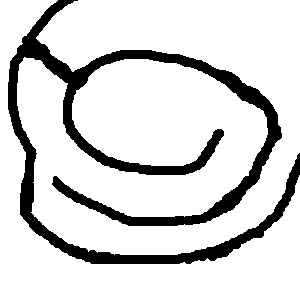
#> input picture map3.png, 300 x 300 px
$ python continous_alogrithm_reconstruct_.py
#> lines starting #> are read from the running program, lines starting #| are printed output that depends on the picture; after the words box and inside, x2 and y2 are one past the last pixel; in counts of white or black regions, pixels touching at a corner belong together
#> further down, terrain_image is the input picture: shape (300, 300, 3); 84.1% white; 1 black region, box (x1, y1, x2, y2) and area: (8, 0, 300, 264) 14280
import numpy as np
import math
import matplotlib.pyplot as plt
import random
import cv2
import threading
from matplotlib.animation import FuncAnimation
import time
from motion_roadmap import MotionRoadmap
import motion_planning_toolbox as mpt
import datetime
import os

class ant:
    def __init__(self,
                 start_x=150,
                 start_y=150,
                 start_angle=0,
                 target_x=250,
                 target_y=250,
                 step_length=3,
                 step_length_min=3,
                 sense_radius=9,
                 random_angle_range=5,
                 end_threshold=5,
                 map_size=[300,300],
                 obstacle_map=None,
                 ):
        self.current_pos_x=start_x
        self.current_pos_y=start_y
        self.facing_angle=start_angle
        self.arrive_ending=False
        self.path=np.array([[start_x,start_y]])
        self.path_length=0

        self.start_x=start_x
        self.start_y=start_y
        self.start_angle=start_angle
        self.target=[target_x,target_y]
        self.map_size_x=map_size[0]
        self.map_size_y=map_size[1]
        if obstacle_map is None:
            self.obstacle_map=np.zeros(map_size)
        else:
            self.obstacle_map=obstacle_map

        self.step_length=step_length
        self.step_length_min=step_length_min
        self.sense_radius=sense_radius
        self.random_angle_range=random_angle_range
        self.end_threshold=end_threshold

    def judgeDirection(self,
                       InfoDensityMap,
                       angleMap):
        #从前方区域中找信息素浓度较高的地方前进
        x=self.current_pos_x
        y=self.current_pos_y
        current_angle=self.facing_angle
        map_size_x=InfoDensityMap.shape[0]
        map_size_y=InfoDensityMap.shape[1]

        sense_radius=self.sense_radius#信息素搜集半径
        #备选方向
        left_angle=60
        right_angle=-60
        random_angle_range=self.random_angle_range#角度随机范围:+r~-r
        left_info_density=0
        mid_info_density=0
        right_info_density=0

        x_down=max(math.ceil(x-sense_radius),0)
        x_up=min(math.floor(x+sense_radius),map_size_x)
        y_down=max(math.ceil(y-sense_radius),0)
        y_up=min(math.floor(y+sense_radius),map_size_y)
        search_range_map=InfoDensityMap[x_down:x_up,y_down:y_up]
        if (np.max(search_range_map)==0):
            #如果周围没有信息素，就按原方向走
            max_info_density_angle=current_angle
        else:
            max_info_density_angle=get_max_infoDensity_angle(InfoDensityMap,
                                                             round(x),
                                                             round(y),
                                                             radius=sense_radius)

            # [42 lines of commented-out code are left out]
            reference_radius=3
            x_down=max(math.ceil(x-reference_radius),0)
            x_up=min(math.floor(x+reference_radius),map_size_x)
            y_down=max(math.ceil(y-reference_radius),0)
            y_up=min(math.floor(y+reference_radius),map_size_y)
            reference_angle_map=angleMap[x_down:x_up+1,y_down:y_up+1]
            mask=reference_angle_map>0
            data=reference_angle_map[mask]

            if not len(data)==0:
                #求均值时排除差特别多的点
                # 计算数据集平均值和标准差
                data_mean = np.mean(data)
                data_std = np.std(data)
                # 计算每个数据点的 Z-Score
                z_scores = (data - data_mean) / data_std
                # 找到大于 3 或者小于 -3 的数据点
                outliers = np.where(np.abs(z_scores) > 2)
                # 移除离群点，重新计算平均值
                data_cleaned = np.delete(data, outliers)
                mean_cleaned = np.mean(data_cleaned)
                reference_angle=mean_cleaned

                # #debug:显示当前search_map
                # # image=cv2.resize(cv2.transpose(np.flip(reference_angle_map,1)),(280,280),cv2.INTER_BITS)
                # # for i in range(image.shape[1]):
                # #     for j in range(image.shape[0]):
                # #         if (i%40==0)or(j%40==0):
                # #             image[j, i] = np.max(image)
                # # cv2.imshow('123',image)

                #只考虑站的位置上的参考方向
                # reference_angle=data[0]

                tolerence_angle=30
                delta=abs(max_info_density_angle-reference_angle)-180
                if abs(delta)<tolerence_angle:
                    max_info_density_angle=max_info_density_angle-180
                    if max_info_density_angle<0:max_info_density_angle+=360
        #随机角度
        random_angle=random.random()*random_angle_range*2-random_angle_range
        #终点的方向
        endpoint_angle=math.atan2(self.target[1]-y,self.target[0]-x)*180/math.pi

        #在原来方向、最大信息素方向、终点方向中选一个
        prob=random.random()
        #终点距离和概率有关，大于临界值都设1%，小于临界值线性增大
        target_dist=math.sqrt((self.target[1]-y)**2+(self.target[0]-x)**2)
        prob_threshold=30
        if target_dist>prob_threshold:
            target_prob=0.01
        else:
            target_prob=1-target_dist/prob_threshold*0.99

        if prob<target_prob:
            next_facing_angle=endpoint_angle
        else:
            # [8 lines of commented-out code are left out]
            delta=max_info_density_angle-current_angle
            if delta>180:delta-=360
            if delta<-180:delta+=360
            next_facing_angle=current_angle+delta/15

        next_facing_angle+=random_angle

        #整定到0~360度之间
        next_facing_angle=math.fmod(next_facing_angle,360)
        self.facing_angle=next_facing_angle

    def walk(self):
        min_step=self.step_length_min
        max_step=self.step_length
        step_length=random.random()*(max_step-min_step)+min_step
        #前进一步
        x=self.current_pos_x
        y=self.current_pos_y
        angle=self.facing_angle

        next_pos_x=x+step_length*math.cos(angle/180*math.pi)
        next_pos_y=y+step_length*math.sin(angle/180*math.pi)
        self.facing_angle=angle
        #地图边界处理，碰撞检测
        if(self.obstacleDetection(x=next_pos_x,y=next_pos_y)):
            #如果碰撞，还要更改一次方向
            next_pos_x=x+step_length*math.cos(self.facing_angle/180*math.pi)
            next_pos_y=y+step_length*math.sin(self.facing_angle/180*math.pi)
            if(self.obstacleDetection(x=next_pos_x,y=next_pos_y)):
                #反弹一次还是有碰撞，直接重置
                self.reset()
                return

        self.current_pos_x=next_pos_x
        self.current_pos_y=next_pos_y

        self.path=np.concatenate((self.path,[[next_pos_x,next_pos_y]]))
        self.path_length+=step_length

    def isEnd(self):
        x=self.current_pos_x
        y=self.current_pos_y
        tx=self.target[0]
        ty=self.target[1]
        dist=math.sqrt((x-tx)**2+(y-ty)**2)
        if (dist<self.end_threshold):
            #把最后一个点放到path中
            self.path=np.concatenate((self.path,[[tx,ty]]))
            return True
        else:return False

    def obstacleDetection(self,
                          x,
                          y):
        #地图边界处理
        map_size_x=self.map_size_x
        map_size_y=self.map_size_y

        obstacle_flag=False
        if(round(x)<0)or(round(x)>=map_size_x):
            self.facing_angle=180-self.facing_angle
            obstacle_flag=True
        if(round(y)<0)or(round(y)>=map_size_y):
            self.facing_angle=-self.facing_angle
            obstacle_flag=True
        if obstacle_flag:
            self.facing_angle=math.fmod(self.facing_angle,360)
            return True

        #障碍检测

        #策略2：找障碍法向，沿墙壁法向翻转
        if self.obstacle_map[round(x)][round(y)]>0:
            #先找行进方向和墙壁边线的交点
            current_x=self.current_pos_x
            current_y=self.current_pos_y
            next_x=x
            next_y=y
            angle=self.facing_angle

            surface_x=x
            surface_y=y
            for step_length in np.arange(0,self.step_length,0.5) :
                surface_x=round(current_x+step_length*math.cos(angle/180*math.pi))
                surface_y=round(current_y+step_length*math.sin(angle/180*math.pi))
                if self.obstacle_map[surface_x][surface_y]>0:
                    break

            calculate_radius=3
            x_down=max(math.ceil(surface_x-calculate_radius),0)
            x_up=min(math.floor(surface_x+calculate_radius),map_size_x)
            y_down=max(math.ceil(surface_y-calculate_radius),0)
            y_up=min(math.floor(surface_y+calculate_radius),map_size_y)
            #计算得到交点后，截取交点附近的墙壁，作边缘检测算子
            calculate_map=self.obstacle_map[x_down:x_up,y_down:y_up]

            #注意用cv2的函数前x,y转置
            calculate_map=cv2.transpose(calculate_map)

            # cv2.imshow("456",cv2.resize(calculate_map*255,(300,300)))
            canny=cv2.Canny(calculate_map,0.5,0.5)
            # cv2.imshow("123",cv2.resize(canny,(300,300)))

            #二值化得到边线的点
            thresh_img = cv2.threshold(canny, 0, 255, cv2.THRESH_BINARY + cv2.THRESH_OTSU)[1]
            # cv2.imshow("789",cv2.resize(thresh_img,(300,300)))
            points = np.column_stack(np.where(thresh_img.transpose() > 0))
            if(points.shape[0]==0):
                #没检测到边线的点
                return False
            vx, vy, x, y = cv2.fitLine(points, cv2.DIST_L2, 0, 0.1, 0.1)
            edge_angle=math.atan2(vy,vx)*180/math.pi
            # normal_angle=edge_angle+90
            #沿法线方向翻转
            #确认法线方向没有反
            # if(abs(normal_angle-angle)<90)
            self.facing_angle=2*edge_angle-self.facing_angle
            self.facing_angle=math.fmod(self.facing_angle,360)
            return True

        #策略3：往随机方向转，直到不碰撞
        if (self.obstacle_map[round(x)][round(y)]>0):
            while(True):
                self.facing_angle=random.random()*360
                x=self.current_pos_x+self.step_length*math.cos(self.facing_angle/180*math.pi)
                y=self.current_pos_y+self.step_length*math.sin(self.facing_angle/180*math.pi)
                if(round(x)<0)or(round(x)>=map_size_x):
                    continue
                if(round(y)<0)or(round(y)>=map_size_y):
                    continue
                if (self.obstacle_map[round(x)][round(y)]==0):
                    break
            return True

        return False

    # [7 lines left out: function reset, not called in this run]

class continous_ant_alogrithm:
    def __init__(self,
                 terrain_image,
                 target_x,
                 target_y,
                 start_x,
                 start_y,
                 ant_limit=100,
                 history_max_length=10,
                 update_cycle=50,
                 RRT_initialize=False,
                 ):
        #图片坐标和逻辑坐标对应关系
        #首先opencv是先y坐标后x坐标，所以转置一下
#> called with target_x = 250, target_y = 250, start_x = 150, start_y = 150, ant_limit = 500, history_max_length = 15, update_cycle = 100, RRT_initialize = False
        self.terrainMap=cv2.transpose(terrain_image)
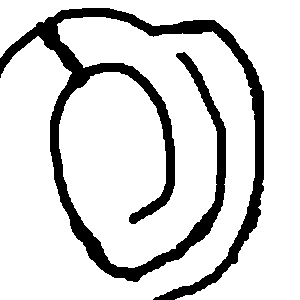
#> self.terrainMap: shape (300, 300, 3); 84.1% white; 1 black region, box (x1, y1, x2, y2) and area: (0, 8, 264, 300) 14280
        self.map_size_x=self.terrainMap.shape[0]
        self.map_size_y=self.terrainMap.shape[1]
        self.map_size=[self.map_size_x,self.map_size_y]
        #另外图片y变小对应逻辑坐标y变大，y坐标相反
        #用flip翻转第二个坐标(y)
        self.terrainMap=np.flip(self.terrainMap,1)
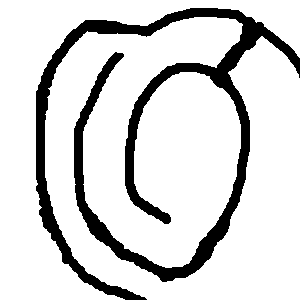
#> self.terrainMap: shape (300, 300, 3); 84.1% white; 1 black region, box (x1, y1, x2, y2) and area: (36, 8, 300, 300) 14280

        ObstacleMap=cv2.cvtColor(self.terrainMap, cv2.COLOR_RGB2GRAY)
        # cv2.imshow('123',ObstacleMap)
        ObstacleMap[ObstacleMap == 0] = 1 #黑色像素点表示障碍
#> (the rest of the program and of its run is left out)
